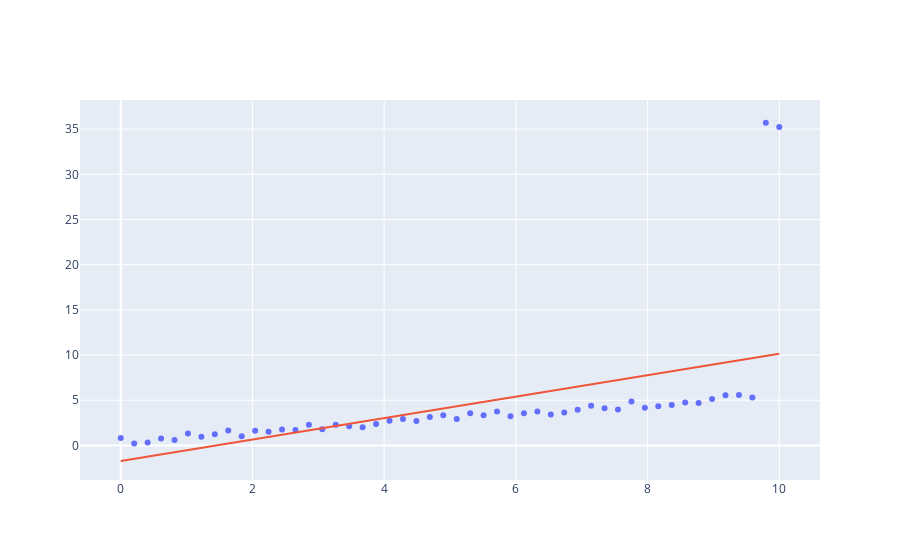

Source (notebook cell):
### Code cell
N= 50
x = np.linspace(0,10,N)
y = 0.5 *x + np.random.rand(N)
df = pd.DataFrame(x)
df['ones'] = 1
X= df.values
y[-1] = y[-1] + 30
y[-2] = y[-2] + 30
w = np.linalg.solve(np.matmul(X.T,X),np.matmul(X.T,y))
fig = go.Figure()
fig.add_trace(go.Scatter(x=x,y=y,mode ='markers'))
fig.add_trace(go.Scatter(x=x,y=np.matmul(X,w),mode ='lines'))
fig.update_layout(showlegend=False)
fig.show()
